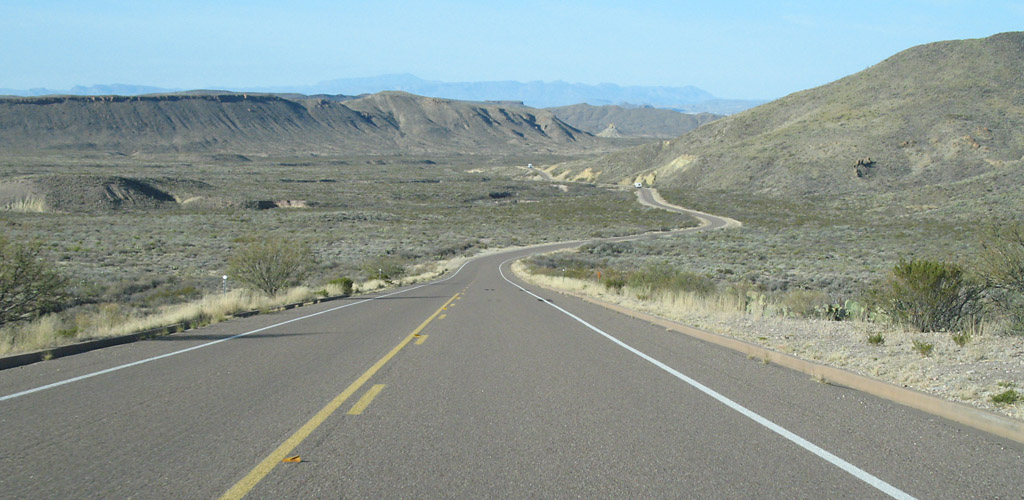
#> input picture road2.jpg, 1024 x 500 px
$ python backprojection.py
#> lines starting #> are read from the running program, lines starting #| are printed output that depends on the picture; after the words box and inside, x2 and y2 are one past the last pixel; in counts of white or black regions, pixels touching at a corner belong together
import cv2
import numpy as np
from matplotlib import pyplot as plt

img = cv2.imread('road2.jpg')
#> img is the input picture: shape (500, 1024, 3); mean B, G, R 146.1, 150.7, 139.2
gray = cv2.cvtColor(img,cv2.COLOR_BGR2GRAY)
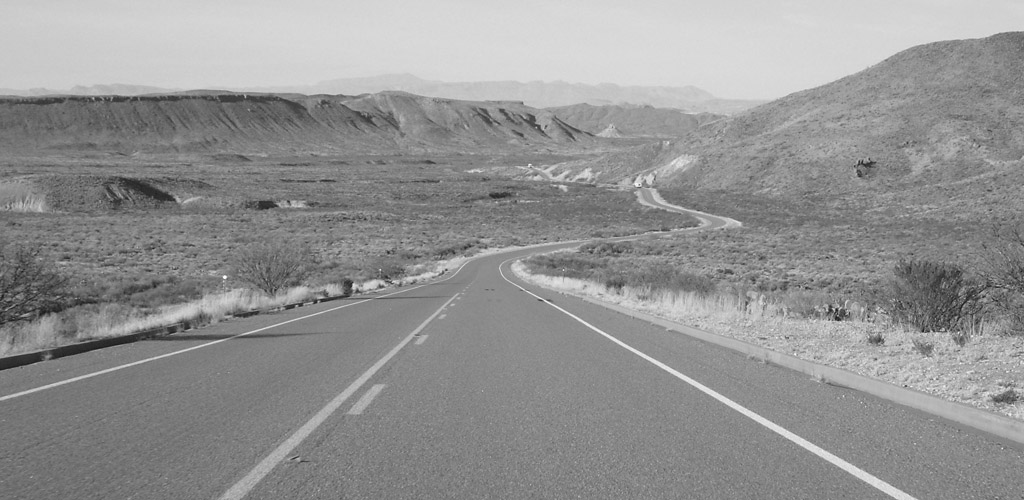
#> gray: shape (500, 1024); min 24, max 253, mean 146.8


roi=img[480:500,300:600,:]
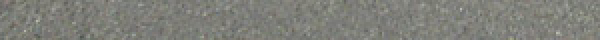
#> roi: shape (20, 300, 3) (shown 2 times larger); mean B, G, R 121, 127.4, 126.8
hsv = cv2.cvtColor(roi,cv2.COLOR_BGR2HSV)
#> hsv: shape (20, 300, 3); mean H, S, V 34.9, 13.9, 127.9
target = cv2.imread('road2.jpg')
hsvt = cv2.cvtColor(target,cv2.COLOR_BGR2HSV)
#> hsvt: shape (500, 1024, 3); mean H, S, V 54.2, 35.2, 156.1

y,x = gray.shape
#> y = 500; x = 1024
point=np.array([[300, 440],[400,440],[500,440],[600,440],[250,460],[350,460],[450,460],[550,460]])
picked=np.array([gray[440, 300],gray[440,400],gray[440,500],gray[440,600],gray[460,250],gray[460,350],gray[460,450],gray[460,550]])
#> picked = [177, 130, 128, 135, 116, 115, 130, 138]

# [25 lines of commented-out code are left out]
roihist = cv2.calcHist([hsv],[0, 1], None, [180, 256], [0, 180, 0, 256] )

# normalize histogram and apply backprojection
cv2.normalize(roihist,roihist,0,255,cv2.NORM_MINMAX)
#> roihist: shape (180, 256) float32; min 0, max 255, mean 0.1
dst = cv2.calcBackProject([hsvt],[0,1],roihist,[0,180,0,256],1)
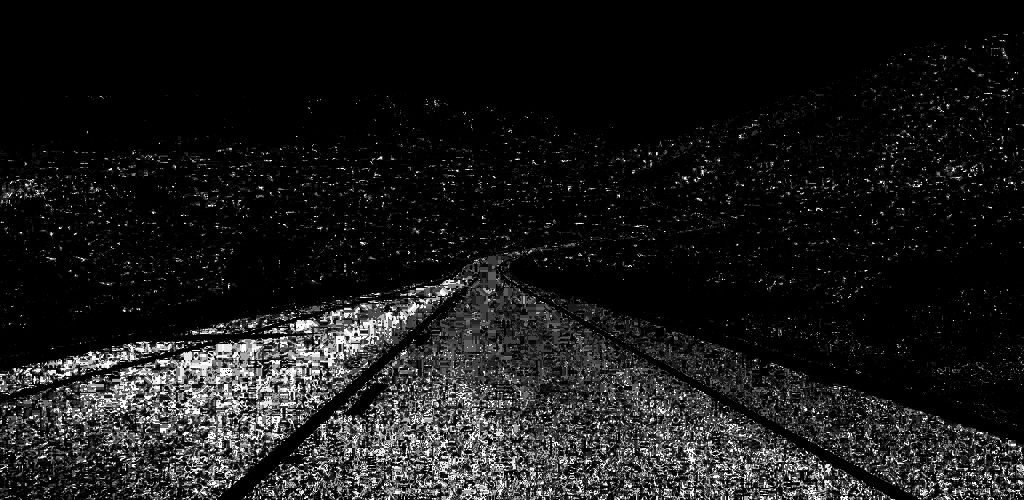
#> dst: shape (500, 1024); min 0, max 255, mean 26.1

# Now convolute with circular disc
disc = cv2.getStructuringElement(cv2.MORPH_CROSS,(3,3))
cv2.filter2D(dst,-1,disc,dst)
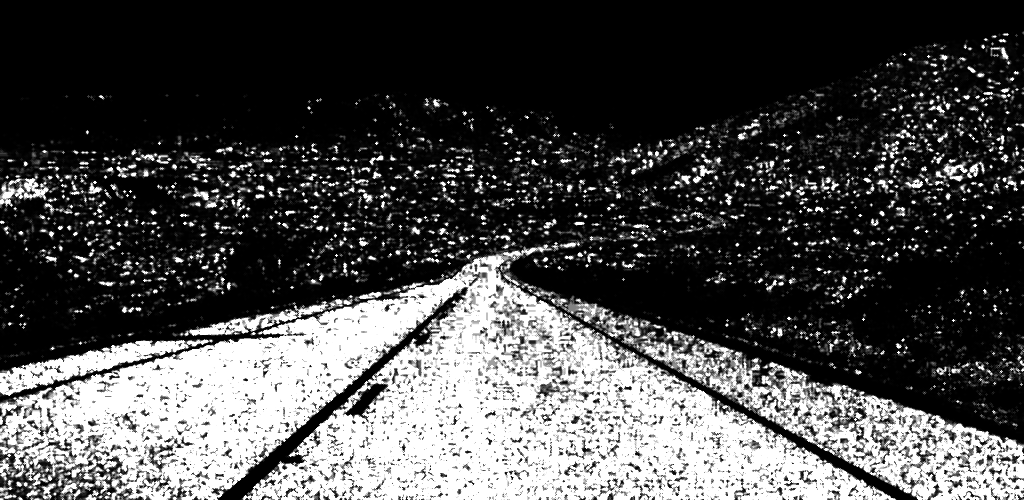
#> dst: shape (500, 1024); min 0, max 255, mean 75.5

# threshold and binary AND
# thresh = cv2.adaptiveThreshold(dst,255,cv2.ADAPTIVE_THRESH_GAUSSIAN_C,cv2.THRESH_BINARY,3,2)
ret,thresh = cv2.threshold(dst,0,255,cv2.THRESH_BINARY)
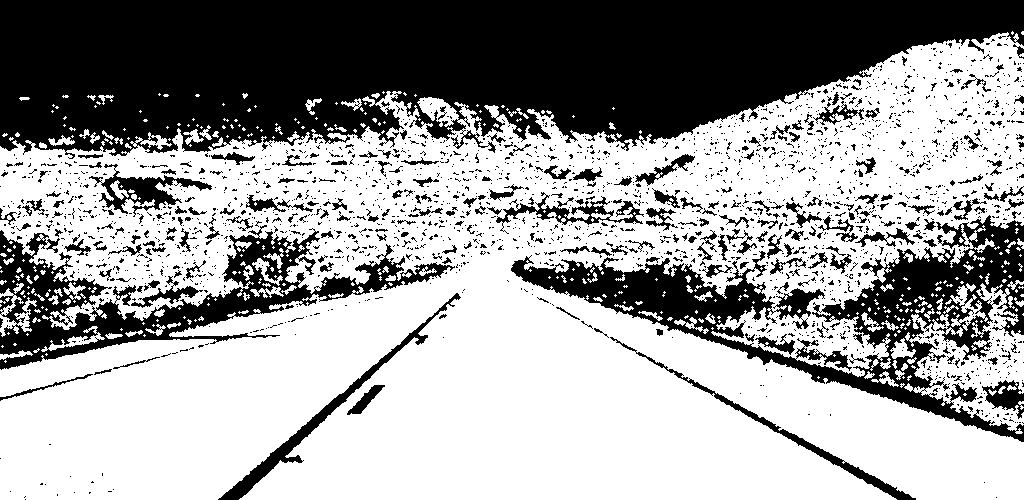
#> thresh: shape (500, 1024); 61.8% white; 2183 black regions (1936 under 20 px), largest, box (x1, y1, x2, y2) and area: (0, 0, 1024, 159) 117705, (511, 215, 1024, 442) 28665, (0, 225, 455, 370) 17401
thresh = cv2.merge((thresh,thresh,thresh))
res = cv2.bitwise_and(target,thresh)
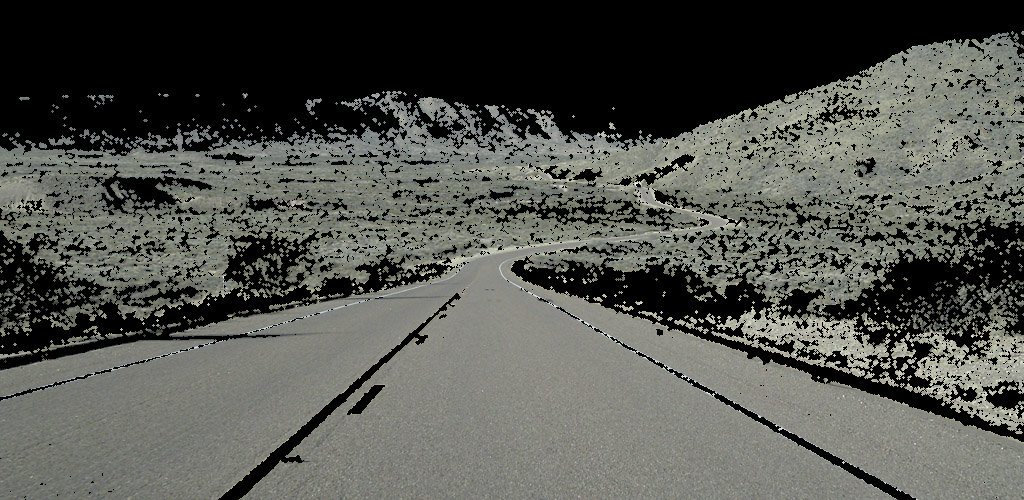
#> res: shape (500, 1024, 3); mean B, G, R 77.8, 83.8, 82.1
# res = np.vstack((target,res))
res = np.vstack((img,thresh,res))
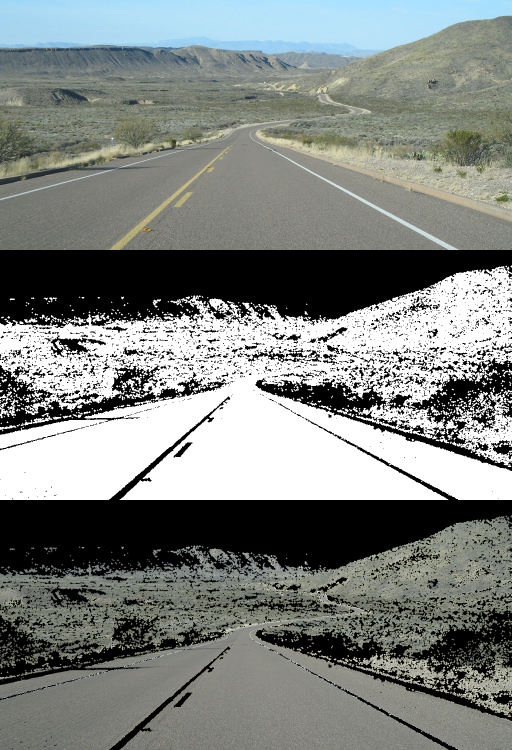
#> res: shape (1500, 1024, 3) (shown at 1/2 size); mean B, G, R 127.2, 130.7, 126.3
cv2.imwrite('res.jpg',res)


# [10 lines of commented-out code are left out]

plt.figure(1)
plt.imshow(res)
plt.show()

# [40 lines of commented-out code are left out]
